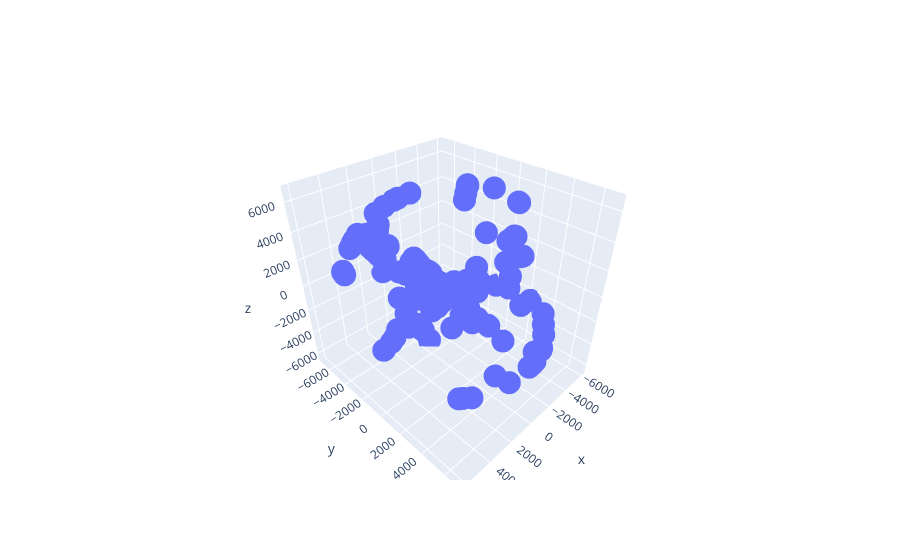
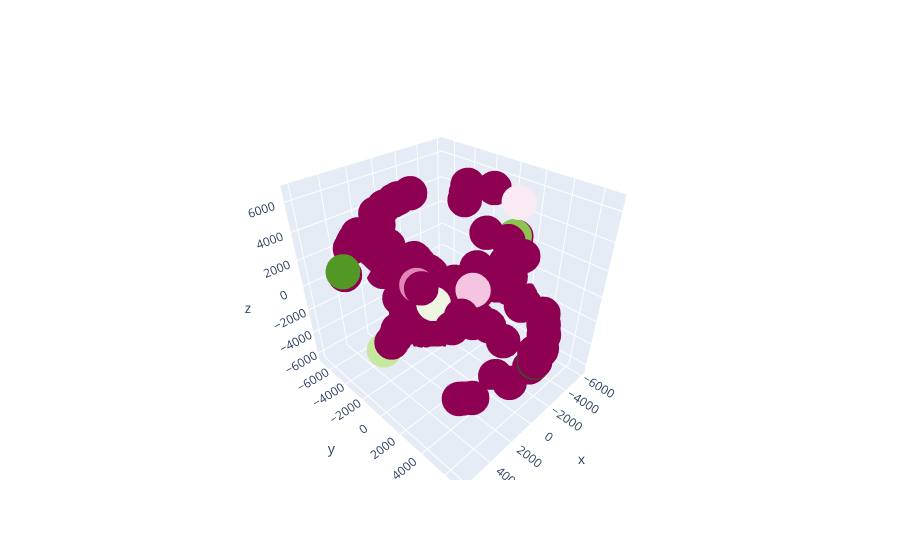

Source (notebook cell) for these figures, in order:
### Code cell
#main code
import csv
import pandas as pd
from sgp4.api import Satrec
from sgp4 import omm
import numpy as np
import matplotlib.pyplot as plt
%matplotlib notebook
from mpl_toolkits.mplot3d import Axes3D
from sklearn.cluster import DBSCAN
import plotly.graph_objects as go
import requests
import time




def fetch_and_save_data(api_url, output_file):
    try:
        response = requests.get(api_url)
        
        if response.status_code == 200:
            data = response.json()

            with open(output_file, 'w', newline='', encoding='utf-8') as file:
                writer = csv.DictWriter(file, fieldnames=data[0].keys())
                writer.writeheader()
                for item in data:
                    writer.writerow(item)

            print(f"Дані оновлені та записані в{output_file}")
        else:
            print(f"Помилка отримання даних. Статус коду: {response.status_code}")

    except Exception as e:
        print(f"Виникла помилка: {str(e)}")

api_url = "https://celestrak.org/NORAD/elements/gp.php?GROUP=last-30-days&FORMAT=json"
output_file = "db.csv"
fetch_and_save_data(api_url, output_file)

def count_lines_in_file(file_path):
    line_count = 0
    with open(file_path, 'r', encoding='utf-8') as file:
        for line in file:
            line_count += 1
    return line_count

file_path = 'db.csv'  
result = count_lines_in_file(file_path) - 1
print("Number of lines in the file:", result)




data = pd.read_csv('db.csv')


with open('db.csv') as f:
        lines = omm.parse_csv(f)
        fields = [field for field in lines]

R = []



for i in range(result):
    field = fields[i]
    sat = Satrec("2023-172B")
    satellite = omm.initialize(sat, field)
    jd, fr = 2460326, 0.8473379629629629
    e, r, v = sat.sgp4(jd, fr)
    R.append(r)
    




data = np.array(R)
data = data[~np.isnan(data).any(axis=1)]

fig = go.Figure(data=[go.Scatter3d(x=data[:,0], y=data[:,1], z=data[:,2],
                                   mode='markers')])
fig.show()
 


model = DBSCAN(eps=100, min_samples=2)
model.fit_predict(data)
pred = model.fit_predict(data)

fig = go.Figure(data=[go.Scatter3d(x=data[:,0], y=data[:,1], z=data[:,2],
                                   mode='markers', marker={"size":12, "color":pred})])

fig.show()

print("number of cluster found: {}".format(len(set(model.labels_))))
print('cluster for each point: ', model.labels_)

### Figure 1 — Plotly figure (JSON) as saved in the notebook; plotly's stock layout.template omitted (floating-point values rounded to 4 significant figures; data arrays with more than 128 entries replaced by an {"elided": "..."} marker saying what was removed)
{"data": [{"mode": "markers", "type": "scatter3d", "x": {"elided": "147 float values"}, "y": {"elided": "147 float values"}, "z": {"elided": "147 float values"}}], "layout": {}}

### Figure 2 — Plotly figure (JSON) as saved in the notebook; plotly's stock layout.template omitted (floating-point values rounded to 4 significant figures; data arrays with more than 128 entries replaced by an {"elided": "..."} marker saying what was removed)
{"data": [{"marker": {"color": {"elided": "147 int values"}, "size": 12}, "mode": "markers", "type": "scatter3d", "x": {"elided": "147 float values"}, "y": {"elided": "147 float values"}, "z": {"elided": "147 float values"}}], "layout": {}}
